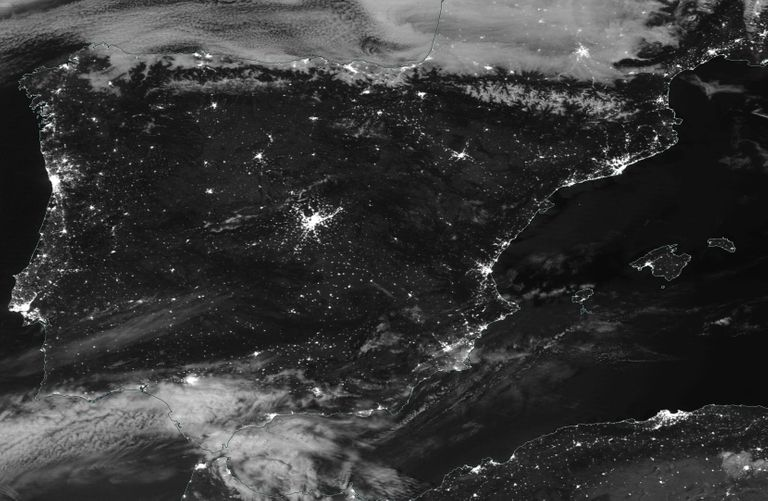
#> input picture 2_Histo/satelite.jpg, 768 x 501 px
$ jupyter execute Ejercicio-3.ipynb
#> lines starting #> are read from the running program, lines starting #| are printed output that depends on the picture
[cell 1]
import cv2
import numpy as np
import matplotlib.pyplot as plt

def expan(img, cmin, cmax):
    salida = np.zeros_like(img, dtype=np.uint8)
    filas, cols = img.shape
    for i in range(filas):
        for j in range(cols):
            ND = img[i, j]
            if ND <= cmin:
                salida[i, j] = 0
            elif ND >= cmax:
                salida[i, j] = 255
            else:
                salida[i, j] = int(((ND - cmin) * 255) / (cmax - cmin))
    return salida

[cell 2]
def corte(img, porc=0.01):
#> called with porc = 0.01
    hist = cv2.calcHist([img], [0], None, [256], [0,256]).ravel().astype(int)
#> hist = 256 values, max 13116 at index 16, min 16 at index 229, mean 1503
    total_pix = img.size
#> total_pix = 384768
    corte_pix = int(total_pix * porc)
#> corte_pix = 3847
    acumulado = 0
    cmin = 0
    for i in range(256):
        acumulado += hist[i]
        if acumulado > corte_pix:
            cmin = i
            break
#> this loop made 12 passes
#> acumulado on passes 1 to 12: 78, 105, 143, 187, 248, 318, 429, 565, 747, 1180, 2896, 4385
#> after the loop, acumulado = 4385
    acumulado = 0
    cmax = 255
    for i in range(255, -1, -1):
        acumulado += hist[i]
        if acumulado > corte_pix:
            cmax = i
            break
#> this loop made 75 passes
#> acumulado on passes 1 to 12: 231, 264, 298, 334, 367, 398, 430, 461, 494, 527, 559, 587
#> after the loop, acumulado = 3947

    print(f"NDcortemin = {cmin}, NDcortemax = {cmax}")
    return expan(img, cmin, cmax)
#> after the loop in expan, `for i in range(filas):`:
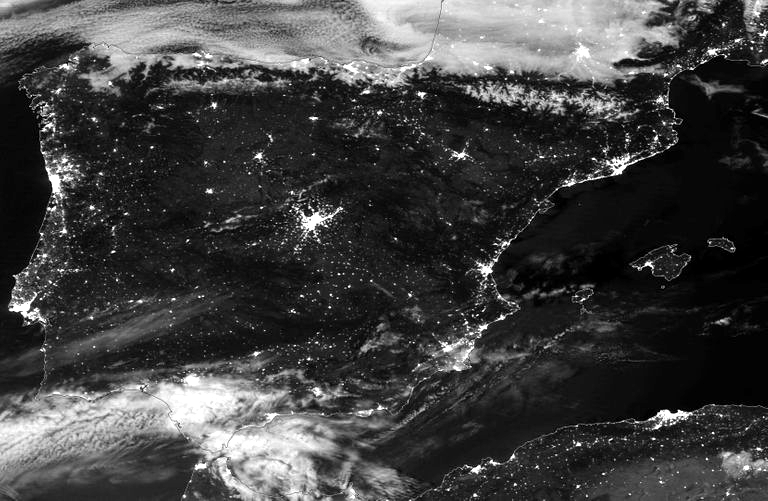
#> salida: shape (501, 768); min 0, max 255, mean 64.6

[cell 3]
img = cv2.imread("satelite.jpg", cv2.IMREAD_GRAYSCALE)
img_corte = corte(img, 0.01)

#Histogramas
plt.figure(figsize=(12,5))
plt.subplot(1,2,1)
plt.hist(img.ravel(), bins=256, range=(0,256), color="blue")
plt.title("Histograma Original")
plt.subplot(1,2,2)
plt.hist(img_corte.ravel(), bins=256, range=(0,256), color="red")
plt.title("Histograma tras Corte de Colas (1%)")
plt.show()
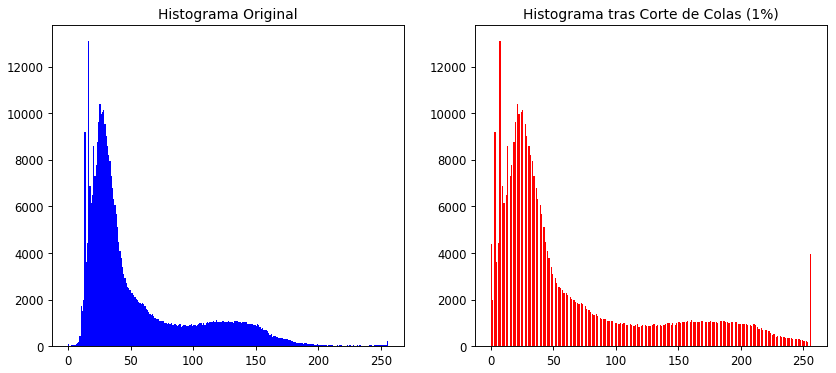
#> figure drawn by matplotlib, 2 panels; panel 1: tallest bar 13116 high, from x = 16 to 17; panel 2: tallest bar 13116 high, from x = 7 to 8

#Imágenes
plt.figure(figsize=(12,6))
plt.subplot(1,2,1)
plt.imshow(img, cmap="gray")
plt.title("Imagen Original")
plt.axis("off")

plt.subplot(1,2,2)
plt.imshow(img_corte, cmap="gray")
plt.title("Imagen con Corte de Colas (1%)")
plt.axis("off")
plt.show()
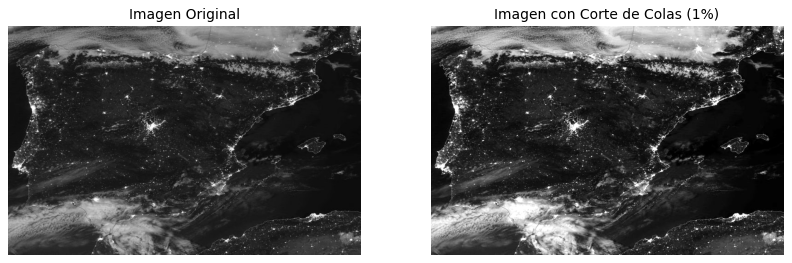
#> figure drawn by matplotlib, 2 panels
